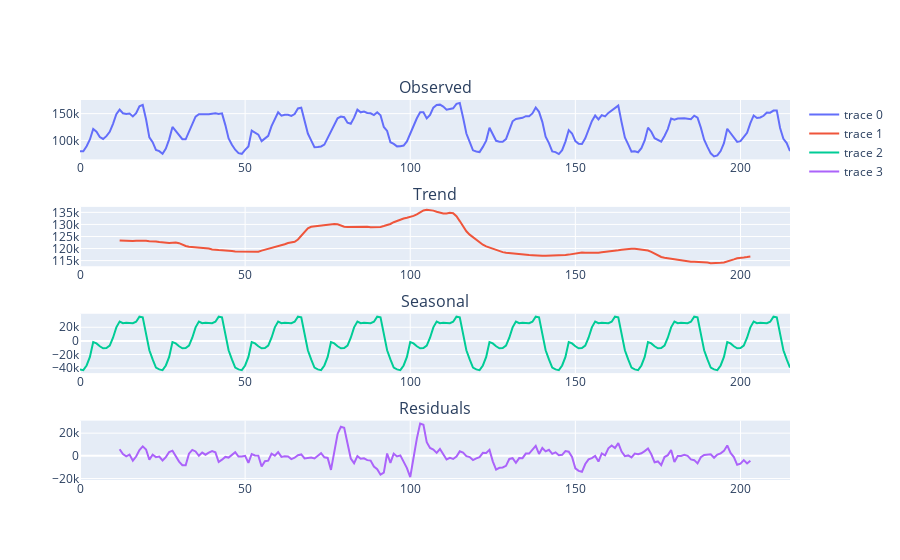

The cell this chart's notebook holds for it:
### Code cell
plotSeasonalDecompose(
    df["y"],
    model="additive",
    period=24,
    title="Seasonal Decomposition")

### Figure 1 — Plotly figure (JSON) as saved in the notebook; plotly's stock layout.template omitted (floating-point values rounded to 4 significant figures; data arrays with more than 128 entries replaced by an {"elided": "..."} marker saying what was removed)
{"data": [{"mode": "lines", "type": "scatter", "x": {"elided": "216 int values"}, "xaxis": "x", "y": {"elided": "216 int values"}, "yaxis": "y"}, {"mode": "lines", "type": "scatter", "x": {"elided": "216 int values"}, "xaxis": "x2", "y": {"elided": "216 float values"}, "yaxis": "y2"}, {"mode": "lines", "type": "scatter", "x": {"elided": "216 int values"}, "xaxis": "x3", "y": {"elided": "216 float values"}, "yaxis": "y3"}, {"mode": "lines", "type": "scatter", "x": {"elided": "216 int values"}, "xaxis": "x4", "y": {"elided": "216 float values"}, "yaxis": "y4"}], "layout": {"annotations": [{"font": {"size": 16}, "showarrow": false, "text": "Observed", "x": 0.5, "xanchor": "center", "xref": "paper", "y": 1, "yanchor": "bottom", "yref": "paper"}, {"font": {"size": 16}, "showarrow": false, "text": "Trend", "x": 0.5, "xanchor": "center", "xref": "paper", "y": 0.7188, "yanchor": "bottom", "yref": "paper"}, {"font": {"size": 16}, "showarrow": false, "text": "Seasonal", "x": 0.5, "xanchor": "center", "xref": "paper", "y": 0.4375, "yanchor": "bottom", "yref": "paper"}, {"font": {"size": 16}, "showarrow": false, "text": "Residuals", "x": 0.5, "xanchor": "center", "xref": "paper", "y": 0.1562, "yanchor": "bottom", "yref": "paper"}], "xaxis": {"anchor": "y", "domain": [0, 1]}, "xaxis2": {"anchor": "y2", "domain": [0, 1]}, "xaxis3": {"anchor": "y3", "domain": [0, 1]}, "xaxis4": {"anchor": "y4", "domain": [0, 1]}, "yaxis": {"anchor": "x", "domain": [0.8438, 1]}, "yaxis2": {"anchor": "x2", "domain": [0.5625, 0.7188]}, "yaxis3": {"anchor": "x3", "domain": [0.2812, 0.4375]}, "yaxis4": {"anchor": "x4", "domain": [0, 0.1562]}}}
